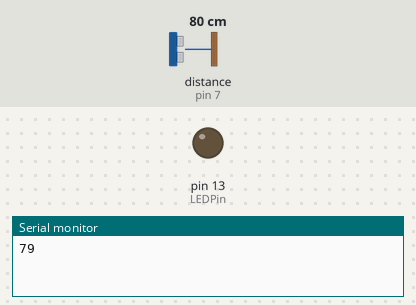
Bench run of a sketch on a simulated Arduino Uno, built with avr-gcc and run on an emulated ATmega328P. Shown: output pins drawn as LEDs (lit = HIGH), the last lines printed to the serial monitor. Wiring (inferred from the names in the program): ultrasonic range finder: trigger pin 8; echo pin 7. The test bench sets the inputs (shaded band); at power-on: distance to the obstacle (sensor on pin 7) 80 cm. The echo pulse lasts 58.3 µs per cm; pins used as bus, display or sensor lines are not drawn.

Above: at 0.1 s.
At 126.9 s:
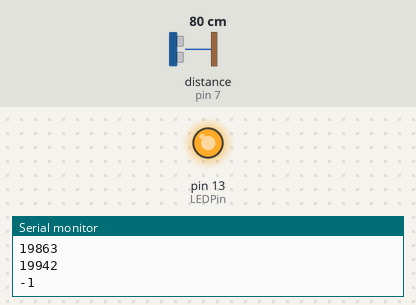
Timing chart, 0 to 128.4 s (numbered marks = the images above):
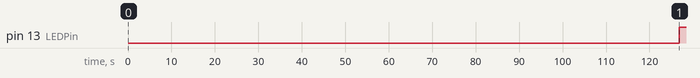

Measured:
- by itself, pin 13 (LEDPin): LOW → HIGH at 127 s

The sketch:

UltrasonicTest.ino
```cpp
#define echoPin 7 // Echo Pin
#define trigPin 8 // Trigger Pin
#define LEDPin 13 // Onboard LED

int maximumRange = 20000; // Maximum range needed
int minimumRange = 0; // Minimum range needed
long duration, distance=0; // Duration used to calculate distance

void setup() {
 Serial.begin (9600);
 pinMode(trigPin, OUTPUT);
 pinMode(echoPin, INPUT);
 pinMode(LEDPin, OUTPUT); // Use LED indicator (if required)
}

void loop() {
/* The following trigPin/echoPin cycle is used to determine the
 distance of the nearest object by bouncing soundwaves off of it. */
 digitalWrite(trigPin, LOW);
 delayMicroseconds(2);

 digitalWrite(trigPin, HIGH);
 delayMicroseconds(10);

 digitalWrite(trigPin, LOW);
 duration = pulseIn(echoPin, HIGH);

 //Calculate the distance (in cm) based on the speed of sound.
 distance = distance+duration/58.2;

 if (distance >= maximumRange || distance <= minimumRange){
 /* Send a negative number to computer and Turn LED ON
 to indicate "out of range" */
 Serial.println("-1");
 digitalWrite(LEDPin, HIGH);
 }
 else {
 /* Send the distance to the computer using Serial protocol, and
 turn LED OFF to indicate successful reading. */
 Serial.println(distance);
 digitalWrite(LEDPin, LOW);
 }

 //Delay 50ms before next reading.
 delay(500);
}
```
